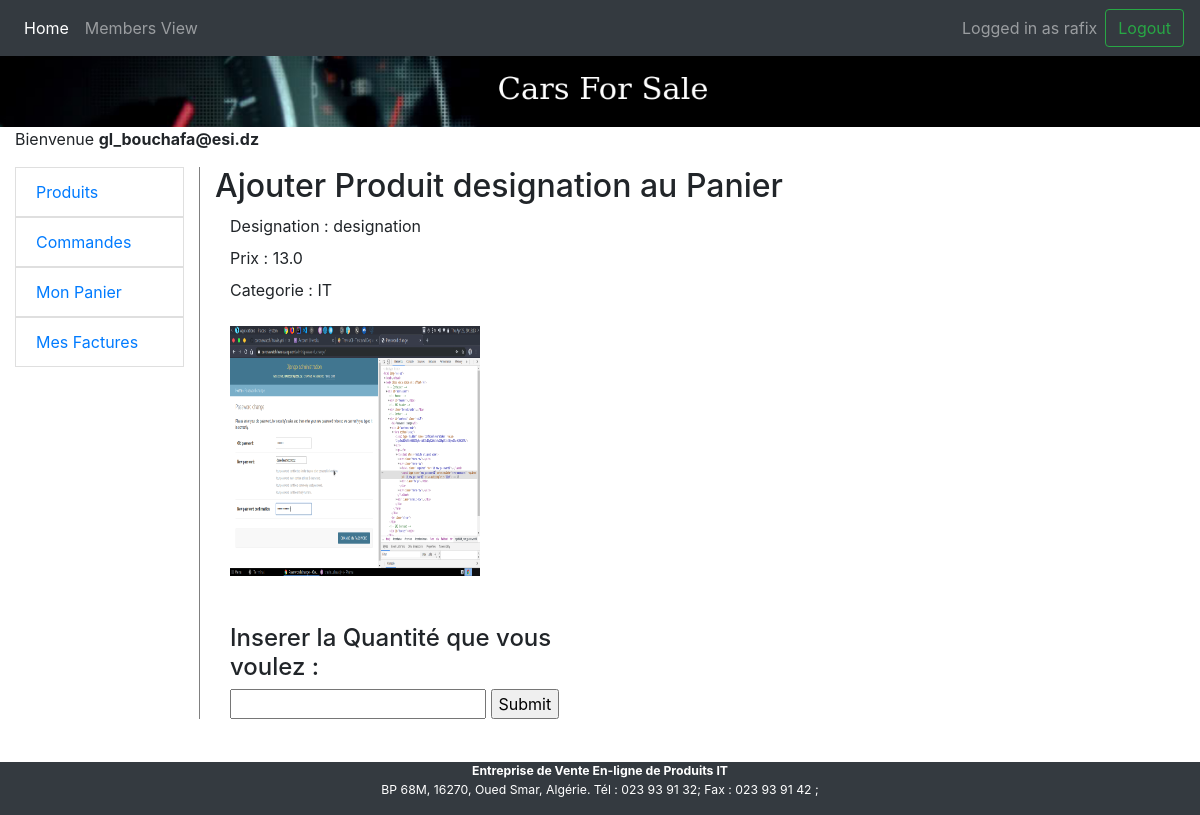
/bill/add_produit_panier/1/ (signed in), run on the app's committed database.
### bill/models.py (models this page shows)
class User(AbstractUser):
    email = models.EmailField(unique=True, null=False, blank=False)
    USER_TYPE_CHOICES = (
        (0, 'admin'),
        (1, 'client'),
        (2, 'fournisseur'),
    )
    user_type = models.PositiveSmallIntegerField(choices=USER_TYPE_CHOICES)
    USERNAME_FIELD = 'email'
    REQUIRED_FIELDS = ['user_type', 'username']

class Produit(models.Model):
    designation = models.CharField(max_length=50)
    prix = models.FloatField(default=0)
    fournisseur = models.ForeignKey(Fournisseur,on_delete=models.CASCADE,related_name='produits',null=True)
    categorie = models.ForeignKey(Categorie,on_delete=models.CASCADE,related_name='produits',null=True)
    photo = models.ImageField(default=None)
    def __str__(self):
        return self.designation

class Categorie(models.Model):
    nom = models.CharField(max_length=50)
    def __str__(self):
        return self.nom

### bill/views.py (the view, shortened to what this page needs)
# urls.py: path('add_produit_panier/<int:pk>/', views.ajouter_panier_view, name='add_produit_panier'),
@login_required
def ajouter_panier_view(request, pk):
    context={}
    if request.method == 'GET':
        produit = get_object_or_404(Produit, id=pk)
        context['produit'] = produit
        return render(request, 'bill/ajouter_produit_panier.html', context)

### bill/templates/bill/ajouter_produit_panier.html (shortened to what this page needs)
{% extends 'bill/base.html' %}
{% load bootstrap4 django_tables2 crispy_forms_tags %}
{% block content%}
  <h2>Ajouter Produit {{ produit }} au Panier </h2>
  <div class="col-lg-5">
  <label>Designation :</label> {{ produit.designation }}</br>
  <label>Prix :</label> {{ produit.prix }}</br>
  <hlabel2>Categorie :</label> {{ produit.categorie }}</br></br>
  <img src="{{ produit.photo.url }}" alt="produit" width="250" height="250"></br></br></br>
  <form method='post' >
      <h4 for="quantity">Inserer la Quantité que vous voulez :</h4>
      <input type="number" id="qte" name="qte" min="1">
      <input type="submit" value="Submit">
  </form>
  </div>
{% endblock %}

### bill/templates/bill/base.html (shortened to what this page needs)
<!DOCTYPE HTML>
<html>
  <head>
    {% load bootstrap4 django_tables2 crispy_forms_tags %}
	{% bootstrap_css %}
  </head>
  <body>
  	<div class="container-fluid">
	{% block navbar %}
    	{% include  './navbar.html' %}
	{% endblock %}
	<br><br>
    <header class="row">
        	 <img src="/media/banniere.png" alt="banniere" width="100%" >
	</header>
	<div class="row">
    	<div class="col-lg-12">
        	<p>
            	Bienvenue <strong>{{ user }}</strong>
          	</p>
		</div>
    </div>
	<div class="row">
		<div id="sidebar-wrapper" class="col-lg-2">
			<div id="sidebar">
			{% block sidebar %}
				{% include  './navsidebar.html' %}
        	{% endblock %}
       		</div>
       	</div>
        <section class="col-lg-10 pull-right">
			{% block content %}
			{% endblock %}
        </section>
	</div>
    <br><br><br><br>
    <footer class="row"><small><small>
		<div class="fixed-bottom text-center text-white bg-dark col-lg-12">
          <address>
          	  	<strong>Entreprise de Vente En-ligne de Produits IT</strong><br>
				BP 68M, 16270, Oued Smar, Algérie. Tél : 023 93 91 32; Fax : 023 93 91 42 ;
          </address>
        </div>
	</small></small></footer>
	</div>
  </body>
</html>

### bill/templates/bill/navbar.html (shortened to what this page needs)
<nav class="navbar navbar-expand-md navbar-dark fixed-top bg-dark">
    <div class="collapse navbar-collapse" id="navbarsExampleDefault">
        <ul class="navbar-nav mr-auto">
            <li class="nav-item active">
                <a class="nav-link" href="#">Home</a>
            </li>
            <li class="nav-item">
                <a class="nav-link" href="#">Members View</a>
            </li>
        </ul>
        {% if user.is_authenticated %}
            <ul class="navbar-nav mr-right">
                <li class="nav-item">
                    <a class="nav-link"">Logged in as {{ user.username }}</a>
                </li>
                <form class="form-inline my-2 my-lg-0" action="/accounts/logout/" method="POST">
                    <button class="btn btn-outline-success my-2 my-sm-0" type="submit">Logout</button>
                </form>
            </ul>
        {% endif %}
    </div>
</nav>

### bill/templates/bill/base.html (style rules this page uses)
#sidebar-wrapper { border-right: 1px solid gray; }

### data on the page
User: username "rafix", email "gl_bouchafa@esi.dz"
Produit: designation "designation", prix "13.0", categorie "IT", photo (picture)
